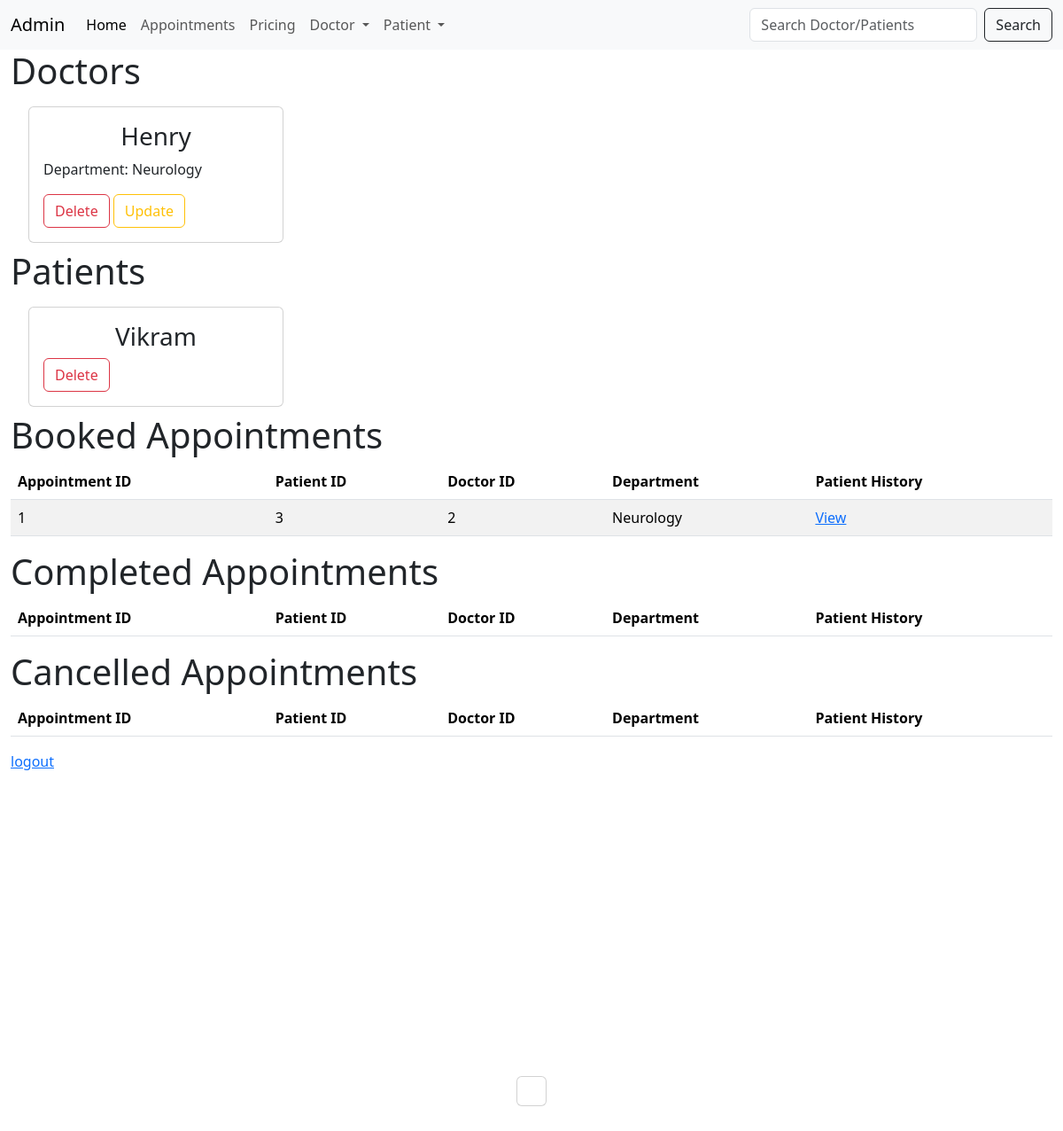
Before: /admin_dashboard with the older database file.
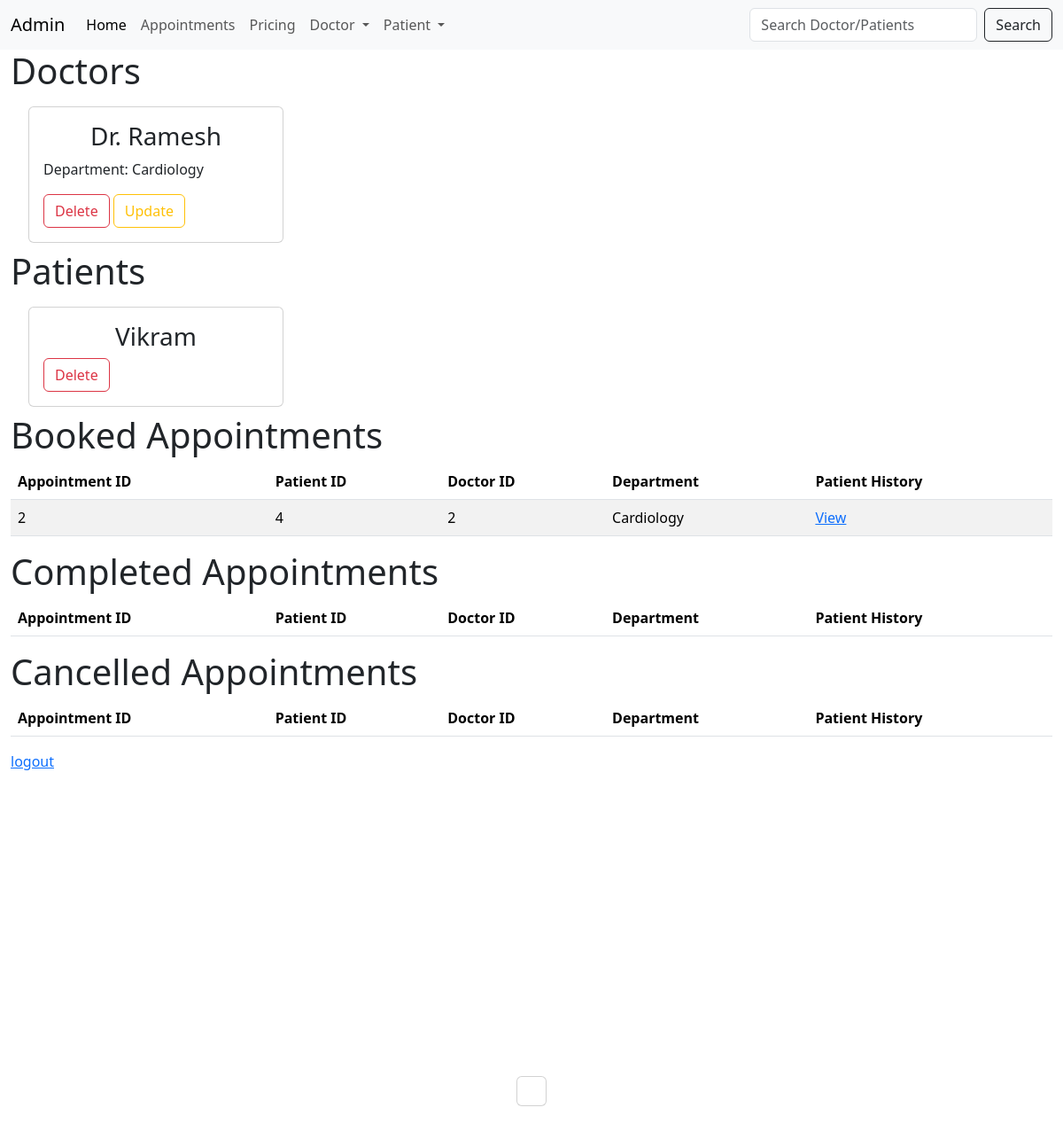
After: the same page with the newer database file.
### application/models.py (models this page shows)
class Doctor(db.Model):
    __tablename__ = "doctor"
    id=db.Column(db.Integer(),primary_key=True,autoincrement=True)
    doctor_id = db.Column(db.Integer(),db.ForeignKey('user.user_id'),nullable=False)
    name = db.Column(db.String(100),nullable=False)
    username = db.Column(db.String(100),nullable=False)
    department = db.Column(db.String(100),db.ForeignKey("department.department_name"),nullable=False)
    availability = db.Column(db.String(200), nullable=True)
    appointments = db.relationship("Appointment", backref="doctor", cascade="all, delete-orphan")

class Patient(db.Model):
    __tablename__ = "patient"
    id=db.Column(db.Integer(),primary_key=True,autoincrement=True)
    patient_id = db.Column(db.Integer, db.ForeignKey("user.user_id"), unique=True)
    name=db.Column(db.String(),nullable=False)
    username = db.Column(db.String(),nullable=False)
    age=db.Column(db.Integer(),nullable=False)
    gender=db.Column(db.String())
    contact=db.Column(db.String(),unique=True,nullable=False)
    address=db.Column(db.String())
    appointments=db.relationship("Appointment",backref="patient",cascade="all, delete-orphan")

class Appointment(db.Model):
    __tablename__ = "appointment"
    appointment_id = db.Column(db.Integer(),primary_key=True,autoincrement=True)
    patient_id = db.Column(db.Integer() , db.ForeignKey("patient.patient_id") ,nullable=False)
    doctor_id = db.Column(db.Integer() , db.ForeignKey("doctor.id"),nullable=True)
    date = db.Column(db.Date(),nullable = False)
    time = db.Column(db.Time(),nullable = False)
    status = db.Column(db.String(),nullable = False , default="Booked")

### application/admin_api.py (the view)
@api.route("/admin_dashboard",methods=["GET","POST"])
def admin_dashboard():
    if request.method == "GET":
        all_doctors = Doctor.query.all()
        all_patients = Patient.query.all()
        booked = Appointment.query.filter_by(status="Booked").all()
        completed = Appointment.query.filter_by(status="Completed").all()
        cancelled = Appointment.query.filter_by(status="Cancelled").all()
        doctor_department_map = {doc.doctor_id: doc.department for doc in Doctor.query.all()}
        return render_template("admin/admin_dashboard.html",doctors = all_doctors,patients = all_patients,booked=booked,completed=completed,cancelled=cancelled,doctor_department_map=doctor_department_map)

### templates/admin/admin_dashboard.html (shortened to what this page needs)
{% extends "admin/layout.html" %}
{% block body %}
    <h1>Doctors</h1>
    <div class="container-fluid d-flex flex-wrap">
        {% for doc in doctors %}
        <div class="card col-3 m-2">
            <div class="card-body">
                <h3 align="center">{{ doc.name }}</h3>
                <p>Department: {{ doc.department }}</p>
                <a href="{{ url_for('admin_api.delete_doctor', id=doc.id) }}" class="btn btn-outline-danger">Delete</a>
                <a href="{{ url_for('admin_api.update_doctor', doctor_id=doc.doctor_id) }}" class="btn btn-outline-warning">Update</a>
            </div>
        </div>
        {% endfor %}
    </div>
    <h1>Patients</h1>
    <div class="container-fluid d-flex flex-wrap">
        {% for pat in patients %}
            <div class="card col-3 m-2">
                <div class="card-body">
                    <h3 align="center">{{ pat.name }}</h3>
                    <a href="{{ url_for('admin_api.delete_patient', id=pat.id) }}" class="btn btn-outline-danger">Delete</a>
                </div>
            </div>
        {% endfor %}
    </div>
    <h1>Booked Appointments</h1>
    <table class="table table-striped">
        <thead>
            <tr>
                <th>Appointment ID</th>
                <th>Patient ID</th>
                <th>Doctor ID</th>
                <th>Department</th>
                <th>Patient History</th>
            </tr>
        </thead>
        <tbody>
        {% for appt in booked %}
            <tr>
                <td>{{ appt.appointment_id }}</td>
                <td>{{ appt.patient_id }}</td>
                <td>{{ appt.doctor_id }}</td>
                <td>{{ doctor_department_map.get(appt.doctor_id, "N/A") }}</td>
                <td>
                    <a href="{{ url_for('admin_api.patient_history',patient_id=appt.patient_id)}}">View</a>
                </td>
            </tr>
        {% endfor %}
        </tbody>
    </table>
    <h1>Completed Appointments</h1>
    <table class="table table-striped">
        <thead>
            <tr>
                <th>Appointment ID</th>
                <th>Patient ID</th>
                <th>Doctor ID</th>
                <th>Department</th>
                <th>Patient History</th>
            </tr>
        </thead>
    </table>
    <h1>Cancelled Appointments</h1>
    <table class="table table-striped">
        <thead>
            <tr>
                <th>Appointment ID</th>
                <th>Patient ID</th>
                <th>Doctor ID</th>
                <th>Department</th>
                <th>Patient History</th>
            </tr>
        </thead>
    </table>
    <a href="{{ url_for('auth.login') }}">logout</a>
{% endblock %}

### templates/admin/layout.html (shortened to what this page needs)
<!DOCTYPE html>
<html>
    <head>
        <link href="https://cdn.jsdelivr.net/npm/bootstrap@5.3.8/dist/css/bootstrap.min.css" rel="stylesheet">
    </head>
    <body>
        <nav class="navbar navbar-expand-lg bg-body-tertiary">
            <div class="container-fluid">
                <a class="navbar-brand" href="#">Admin</a>
                <div class="collapse navbar-collapse" id="navbarNavDropdown">
                    <ul class="navbar-nav">
                        <li class="nav-item">
                            <a class="nav-link active" aria-current="page" href="{{ url_for('admin_api.admin_dashboard') }}">Home</a>
                        </li>
                        <li class="nav-item">
                            <a class="nav-link" href="#">Appointments</a>
                        </li>
                        <li class="nav-item">
                            <a class="nav-link" href="#">Pricing</a>
                        </li>
                        <li class="nav-item dropdown">
                            <a class="nav-link dropdown-toggle" href="#" role="button" data-bs-toggle="dropdown" aria-expanded="false">
                            Doctor
                            </a>
                        </li>
                        <li class="nav-item dropdown">
                            <a class="nav-link dropdown-toggle" href="#" role="button" data-bs-toggle="dropdown" aria-expanded="false">
                            Patient
                            </a>
                        </li>
                    </ul>
                    <form class="d-flex ms-auto" role="search" method="POST" action="{{ url_for('admin_api.search_users') }}">
                        <input class="form-control me-2" type="search" name = "query" placeholder="Search Doctor/Patients" aria-label="Search"/>
                        <button class="btn btn-outline-dark" type="submit">Search</button>
                    </form>
                </div>
            </div>
        </nav>
        <div class="container-fluid">
            {% block body %}
            {% endblock %}
        </div>
        <div class="d-flex justify-content-center align-items-center" style="height: 90vh;">
            <div class="card">
                <div class="card-body">
                </div>
            </div>
        </div>
    </body>
</html>

Changed rows visible on the page:
removed Doctor: name "Henry", department "Neurology", get "Neurology"
removed Appointment: appointment_id "1", patient_id "3", doctor_id "2"
added Doctor: name "Dr. Ramesh", department "Cardiology", get "Cardiology"
added Appointment: appointment_id "2", patient_id "4", doctor_id "2"
